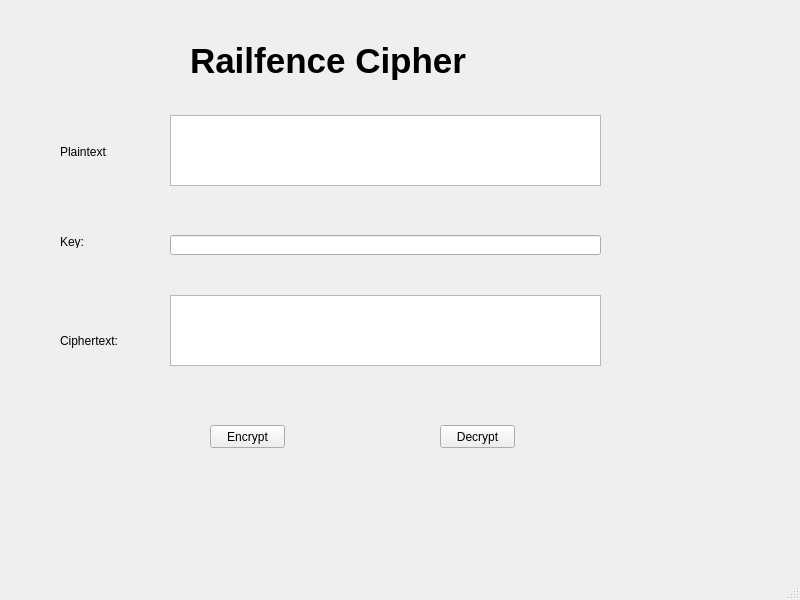
<?xml version="1.0" encoding="UTF-8"?>
<ui version="4.0">
 <class>MainWindow</class>
 <widget class="QMainWindow" name="MainWindow">
  <property name="geometry">
   <rect>
    <x>0</x>
    <y>0</y>
    <width>800</width>
    <height>600</height>
   </rect>
  </property>
  <property name="windowTitle">
   <string>MainWindow</string>
  </property>
  <widget class="QWidget" name="centralwidget">
   <widget class="QTextEdit" name="txt_plaintext">
    <property name="geometry">
     <rect>
      <x>170</x>
      <y>115</y>
      <width>431</width>
      <height>71</height>
     </rect>
    </property>
   </widget>
   <widget class="QPushButton" name="btn_decrypt">
    <property name="geometry">
     <rect>
      <x>440</x>
      <y>425</y>
      <width>75</width>
      <height>23</height>
     </rect>
    </property>
    <property name="text">
     <string>Decrypt</string>
    </property>
   </widget>
   <widget class="QPushButton" name="btn_encrypt">
    <property name="geometry">
     <rect>
      <x>210</x>
      <y>425</y>
      <width>75</width>
      <height>23</height>
     </rect>
    </property>
    <property name="text">
     <string>Encrypt</string>
    </property>
   </widget>
   <widget class="QLineEdit" name="txt_key">
    <property name="geometry">
     <rect>
      <x>170</x>
      <y>235</y>
      <width>431</width>
      <height>20</height>
     </rect>
    </property>
   </widget>
   <widget class="QLabel" name="label_4">
    <property name="geometry">
     <rect>
      <x>190</x>
      <y>30</y>
      <width>421</width>
      <height>61</height>
     </rect>
    </property>
    <property name="font">
     <font>
      <pointsize>26</pointsize>
      <weight>75</weight>
      <bold>true</bold>
     </font>
    </property>
    <property name="text">
     <string>Railfence Cipher</string>
    </property>
   </widget>
   <widget class="QLabel" name="label_3">
    <property name="geometry">
     <rect>
      <x>60</x>
      <y>325</y>
      <width>71</width>
      <height>31</height>
     </rect>
    </property>
    <property name="text">
     <string>Ciphertext:</string>
    </property>
   </widget>
   <widget class="QTextEdit" name="txt_ciphertext">
    <property name="geometry">
     <rect>
      <x>170</x>
      <y>295</y>
      <width>431</width>
      <height>71</height>
     </rect>
    </property>
   </widget>
   <widget class="QLabel" name="label">
    <property name="geometry">
     <rect>
      <x>60</x>
      <y>145</y>
      <width>47</width>
      <height>13</height>
     </rect>
    </property>
    <property name="text">
     <string>Plaintext:</string>
    </property>
   </widget>
   <widget class="QLabel" name="label_2">
    <property name="geometry">
     <rect>
      <x>60</x>
      <y>235</y>
      <width>47</width>
      <height>13</height>
     </rect>
    </property>
    <property name="text">
     <string>Key:</string>
    </property>
   </widget>
  </widget>
  <widget class="QMenuBar" name="menubar">
   <property name="geometry">
    <rect>
     <x>0</x>
     <y>0</y>
     <width>800</width>
     <height>26</height>
    </rect>
   </property>
  </widget>
  <widget class="QStatusBar" name="statusbar"/>
 </widget>
 <resources/>
 <connections/>
</ui>
